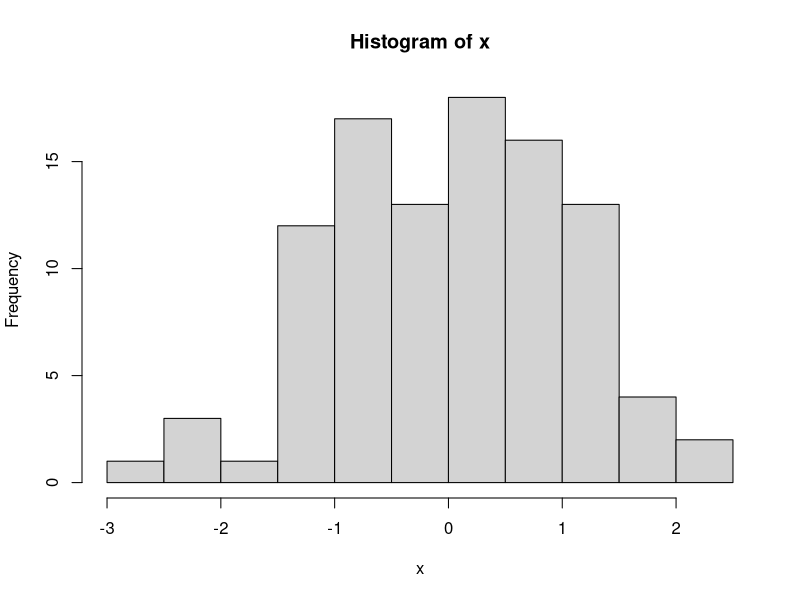

Reproduce this figure in R.
## ---- chunk 1
knitr::opts_chunk$set(echo = TRUE)
## ---- chunk 2
x<-rnorm(100)
hist(x)
